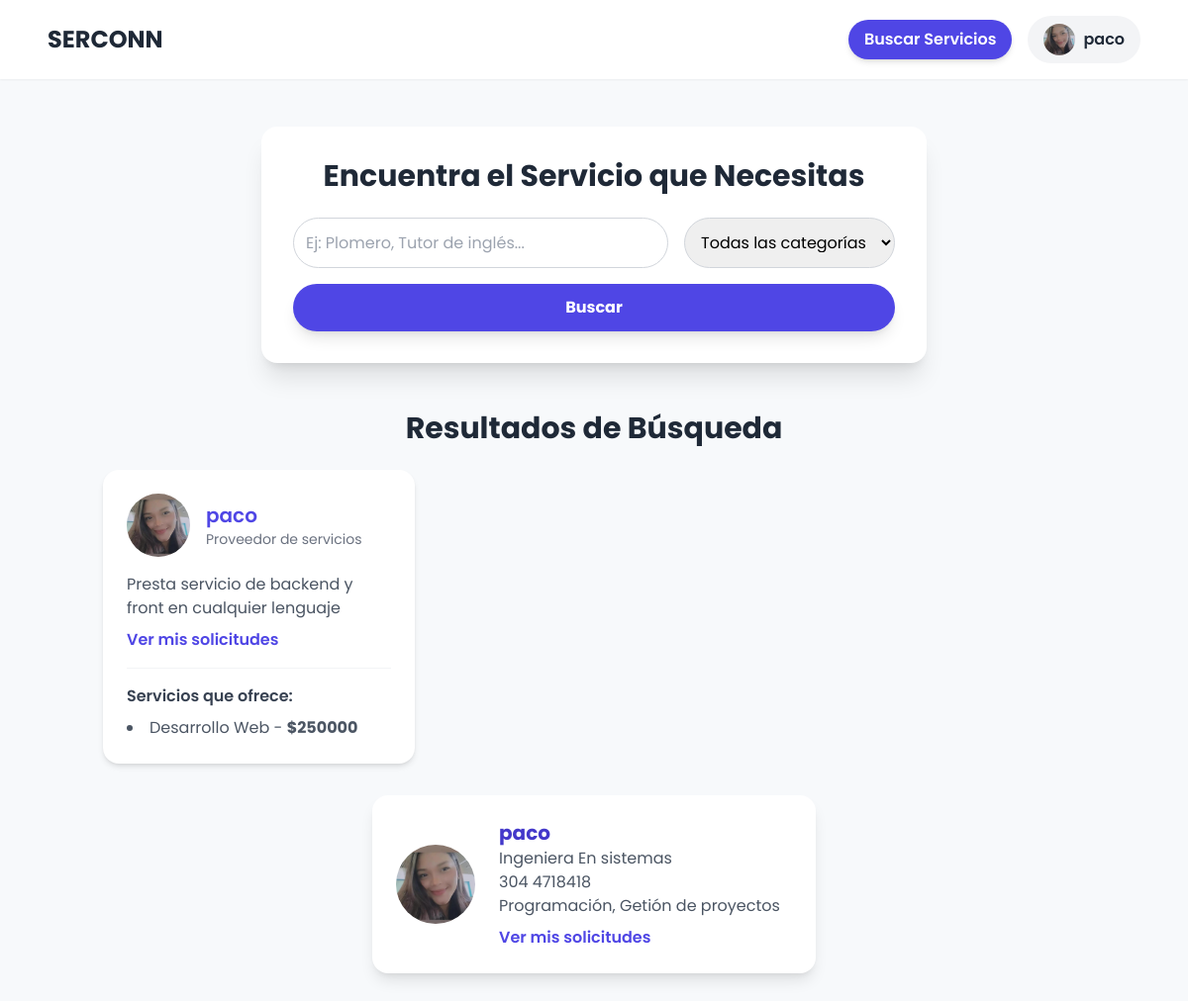
Screenshot of / (signed in) with the database file from the repository.
### serconn_app/models.py (models this page shows, shortened)
class ServiceProvider(models.Model):
    user = models.OneToOneField('auth.User', on_delete=models.CASCADE)
    first_name = models.CharField(max_length=50, blank=True)
    last_name = models.CharField(max_length=50, blank=True)
    profession = models.CharField(max_length=100, blank=True)
    service_info = models.TextField(blank=True)
    rates = models.CharField(max_length=100, blank=True)
    availability = models.CharField(max_length=100, blank=True)
    profile_picture = models.ImageField(upload_to='provider_profiles/', blank=True, null=True)
    contact_number = models.CharField(max_length=20, blank=True)
    services_offered = models.CharField(max_length=200, blank=True)

class Service(models.Model):
    provider = models.ForeignKey(ServiceProvider, on_delete=models.CASCADE, related_name='services')
    category = models.ForeignKey(ServiceCategory, on_delete=models.CASCADE)
    name = models.CharField(max_length=200)
    description = models.TextField()
    rate = models.DecimalField(max_digits=10, decimal_places=2) # FR-8

### serconn_app/views.py (the view, shortened to what this page needs)
# urls.py: path("", appViews.service_search_view, name="service_search"),
def service_search_view(request):
    categories = ServiceCategory.objects.all()
    providers = ServiceProvider.objects.all()
    query = request.GET.get('query', None)
    category = request.GET.get('category', None)
    if category:
        providers = providers.filter(services__category__name=category).distinct()
    context = {
        'categories': categories,
        'providers': providers,
        'query': query,
        'selected_category': category,
    }
    return render(request, 'service_search.html', context)

### serconn_app/templates/service_search.html (shortened to what this page needs)
<!DOCTYPE html>
<html lang="es">
<head>
    <script src="https://cdn.tailwindcss.com"></script>
</head>
<body class="flex flex-col min-h-screen">
    <header class="bg-white shadow-sm py-4 px-6 md:px-12 flex justify-between items-center sticky top-0 z-50">
        <h1 class="text-2xl font-bold text-gray-800">
            <a href="{% url 'service_search' %}">SERCONN</a>
        </h1>
        <nav class="flex items-center gap-4">
            <a href="{% url 'service_search' %}" class="bg-indigo-600 hover:bg-indigo-700 text-white font-semibold py-2 px-4 rounded-full transition-colors duration-300 shadow-md">
                Buscar Servicios
            </a>
            {% if user.is_authenticated %}
                <div class="relative">
                    <button id="profile-menu-btn" class="flex items-center gap-2 bg-gray-100 hover:bg-gray-200 text-gray-800 font-semibold py-2 px-4 rounded-full transition-colors duration-300">
                        {% if user.serviceprovider.profile_picture %}
                            <img src="{{ user.serviceprovider.profile_picture.url }}" alt="Perfil" class="w-8 h-8 rounded-full object-cover">
                        {% else %}
                            <span class="w-8 h-8 rounded-full bg-gray-300 flex items-center justify-center font-bold">{{ user.username|slice:":1" }}</span>
                        {% endif %}
                        {{ user.get_full_name|default:user.username }}
                    </button>
                </div>
            {% else %}
                <a href="{% url 'login' %}" class="text-indigo-600 hover:text-indigo-800 font-semibold px-4 py-2">Iniciar sesión</a>
                <a href="{% url 'register' %}" class="text-indigo-600 hover:text-indigo-800 font-semibold px-4 py-2">Registrarse</a>
            {% endif %}
        </nav>
    </header>
    <main class="container mx-auto px-4 py-8 md:py-12 flex-grow">
        <div class="bg-white p-6 md:p-8 rounded-2xl shadow-xl max-w-2xl mx-auto">
            <h2 class="text-3xl font-bold text-center text-gray-800 mb-6">Encuentra el Servicio que Necesitas</h2>
            <form action="{% url 'service_search' %}" method="get" class="space-y-4">
                <div class="flex flex-col md:flex-row gap-4">
                    <input type="text" name="query" placeholder="Ej: Plomero, Tutor de inglés..." value="{{ query|default:'' }}"
                           class="flex-1 p-3 border border-gray-300 rounded-full focus:outline-none focus:ring-2 focus:ring-indigo-500 transition-all duration-200">
                    <select name="category" class="p-3 border border-gray-300 rounded-full focus:outline-none focus:ring-2 focus:ring-indigo-500 transition-all duration-200">
                        <option value="">Todas las categorías</option>
                    </select>
                </div>
                <button type="submit" class="w-full bg-indigo-600 hover:bg-indigo-700 text-white font-bold py-3 rounded-full transition-colors duration-300 shadow-lg">
                    Buscar
                </button>
            </form>
        </div>
        <section class="mt-12">
            <h2 class="text-3xl font-bold text-gray-800 mb-6 text-center">Resultados de Búsqueda</h2>
            {% if providers %}
                <ul class="grid md:grid-cols-2 lg:grid-cols-3 gap-6">
                    {% for provider in providers %}
                        {% if provider.services.count > 0 %}
                            <li class="bg-white p-6 rounded-2xl shadow-md hover:shadow-xl transition-shadow duration-300 flex flex-col">
                                <a href="{% url 'provider_detail' provider.id %}" class="flex-grow">
                                    <div class="flex items-center mb-4">
                                        {% if provider.profile_picture %}
                                            <img src="{{ provider.profile_picture.url }}" alt="Foto de perfil de {{ provider.user }}" class="w-16 h-16 rounded-full object-cover mr-4">
                                        {% else %}
                                            <div class="w-16 h-16 rounded-full bg-gray-200 flex items-center justify-center text-gray-500 text-xl font-bold mr-4">
                                                {{ provider.user|slice:":1" }}
                                            </div>
                                        {% endif %}
                                        <div>
                                            <h3 class="text-xl font-semibold text-indigo-600 hover:text-indigo-800 transition-colors duration-200">{{ provider.user }}</h3>
                                            <p class="text-sm text-gray-500">Proveedor de servicios</p>
                                        </div>
                                    </div>
                                    <p class="text-gray-600 mt-2">{{ provider.service_info|truncatewords:25 }}</p>
                                </a>
                                {% if user.is_authenticated and user == provider.user %}
                                    <a href="{% url 'seeker_dashboard' %}" class="text-indigo-600 hover:underline font-semibold block mt-2">Ver mis solicitudes</a>
                                {% endif %}
                                <div class="mt-4 pt-4 border-t border-gray-100">
                                    <h4 class="font-semibold text-gray-700 mb-2">Servicios que ofrece:</h4>
                                    <ul class="list-disc list-inside text-gray-600">
                                        {% for service in provider.services.all|slice:":3" %}
                                            <li>{{ service.name }} - <span class="font-bold">${{ service.rate|floatformat:0 }}</span></li>
                                        {% endfor %}
                                    </ul>
                                </div>
                            </li>
                        {% endif %}
                    {% endfor %}
                </ul>
            {% else %}
                <div class="text-center text-gray-500 p-8 bg-gray-50 rounded-2xl shadow-inner">
                    <p class="text-lg">No se encontraron proveedores que coincidan con la búsqueda.</p>
                    <p class="mt-2">Intenta con otros términos o categorías.</p>
                </div>
            {% endif %}
        </section>
        {% if user.is_authenticated %}
            <div class="max-w-md mx-auto mt-8 bg-white rounded-2xl shadow-lg p-6 flex items-center gap-6">
                {% if user.serviceprovider.profile_picture %}
                    <img src="{{ user.serviceprovider.profile_picture.url }}" alt="Foto de perfil" class="w-20 h-20 rounded-full object-cover">
                {% else %}
                    <div class="w-20 h-20 rounded-full bg-gray-200 flex items-center justify-center text-gray-500 text-2xl font-bold">
                        {{ user.username|slice:":1" }}
                    </div>
                {% endif %}
                <div>
                    <h3 class="text-xl font-bold text-indigo-700">{{ user.get_full_name|default:user.username }}</h3>
                    <p class="text-gray-600">{{ user.serviceprovider.profession }}</p>
                    <p class="text-gray-600">{{ user.serviceprovider.contact_number }}</p>
                    <p class="text-gray-600">{{ user.serviceprovider.services_offered }}</p>
                    <a href="{% url 'seeker_dashboard' %}" class="text-indigo-600 hover:underline font-semibold block mt-2">Ver mis solicitudes</a>
                </div>
            </div>
        {% endif %}
    </main>
</body>
</html>

### serconn_app/templates/service_search.html (style rules this page uses)
body { font-family: 'Poppins', sans-serif; background-color: #f7f9fb; }

### rows the page displays
ServiceProvider: profile_picture (picture), user "paco", service_info "Presta servicio de backend y front en cualquier lenguaje", shows "Ver mis solicitudes"
Service: name "Desarrollo Web", rate "250000"

### other values shown
{{ user.get_full_name|default:user.username }} "paco"
{{ user.serviceprovider.profession }} "Ingeniera En sistemas"
{{ user.serviceprovider.contact_number }} "304 4718418"
{{ user.serviceprovider.services_offered }} "Programación, Getión de proyectos"
